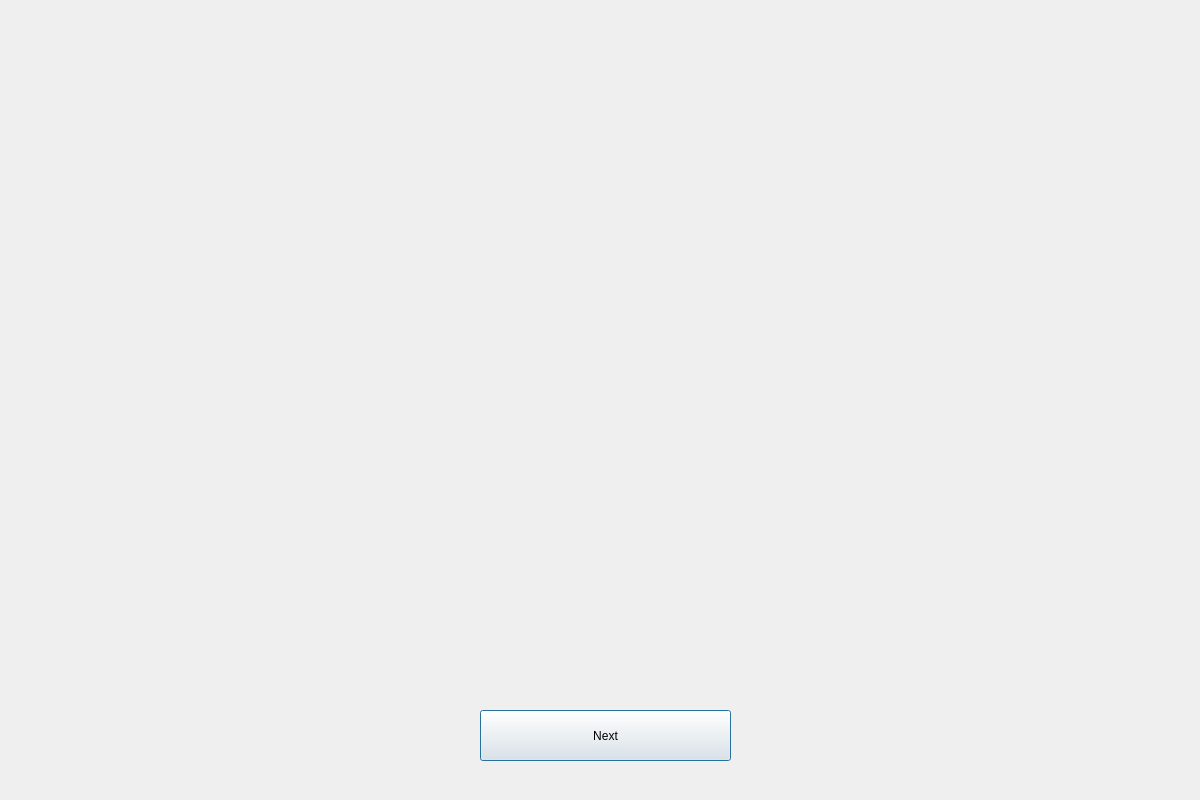
<?xml version="1.0" encoding="UTF-8"?>
<ui version="4.0">
 <class>pipeline</class>
 <widget class="QDialog" name="pipeline">
  <property name="geometry">
   <rect>
    <x>0</x>
    <y>0</y>
    <width>1200</width>
    <height>800</height>
   </rect>
  </property>
  <property name="windowTitle">
   <string>pipeline_showcase</string>
  </property>
  <widget class="QLabel" name="pipelineLabel">
   <property name="geometry">
    <rect>
     <x>110</x>
     <y>30</y>
     <width>1011</width>
     <height>611</height>
    </rect>
   </property>
   <property name="text">
    <string/>
   </property>
  </widget>
  <widget class="QPushButton" name="pushButton">
   <property name="geometry">
    <rect>
     <x>480</x>
     <y>710</y>
     <width>251</width>
     <height>51</height>
    </rect>
   </property>
   <property name="text">
    <string>Next</string>
   </property>
  </widget>
 </widget>
 <resources/>
 <connections/>
</ui>
